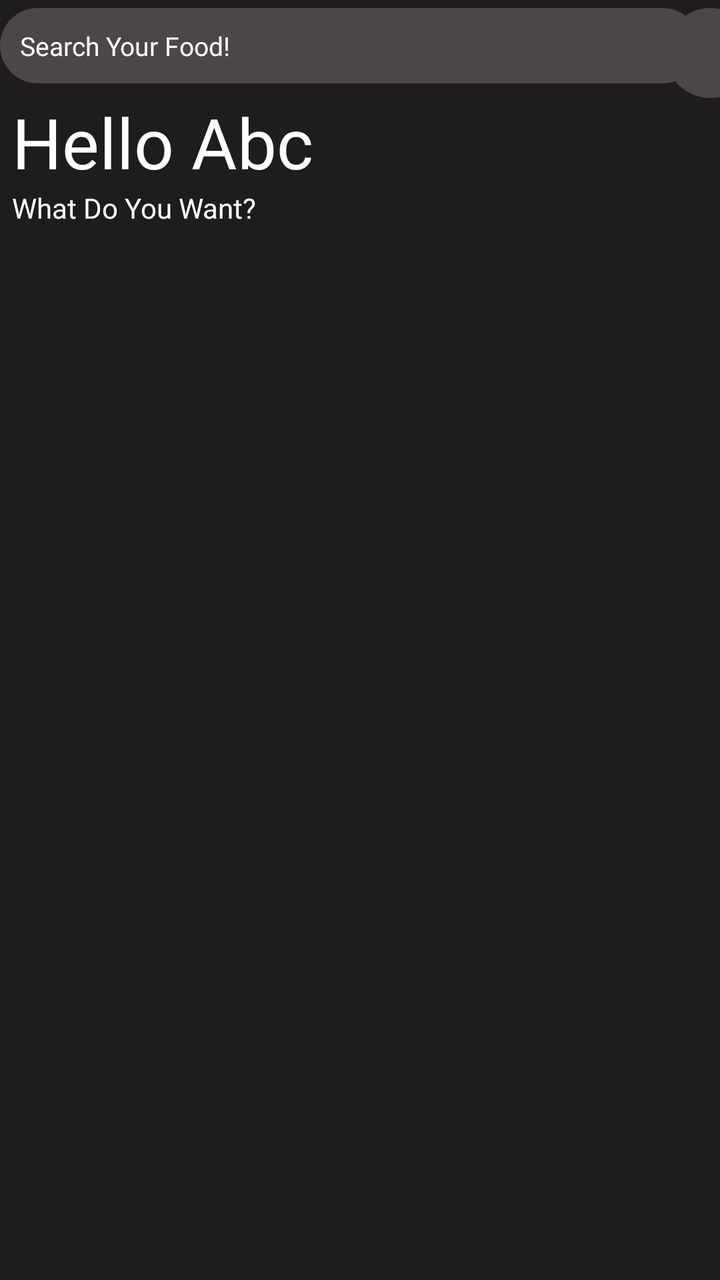
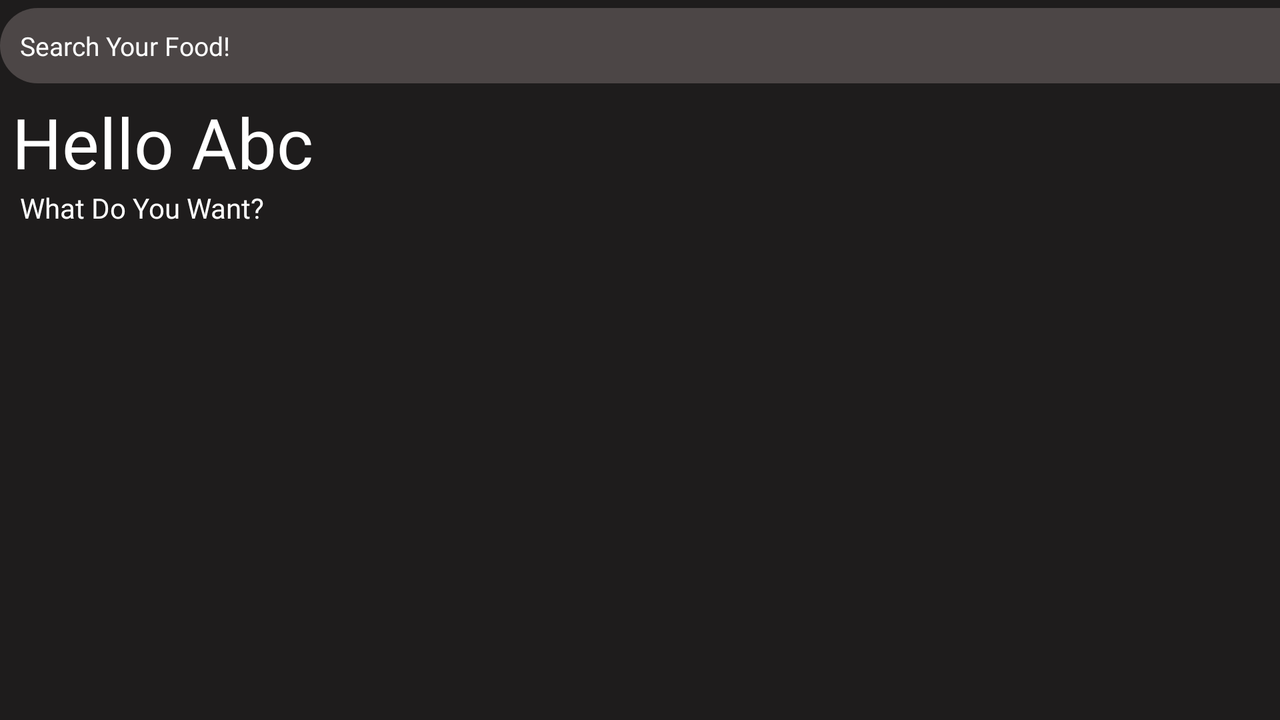

First picture: res/layout/ on a phone held upright. Second picture: the repository's own variant of that layout, on a device whose configuration matches the variant's folder. Source for both follows.
<!-- AndroidManifest.xml: application theme Theme.MyFoodApp -->
<!-- res/layout/fragment_home.xml -->
<?xml version="1.0" encoding="utf-8"?>
<androidx.core.widget.NestedScrollView xmlns:android="http://schemas.android.com/apk/res/android"
    xmlns:app="http://schemas.android.com/apk/res-auto"
    xmlns:tools="http://schemas.android.com/tools"
    android:layout_width="match_parent"
    android:layout_height="match_parent"
    android:background="#1E1C1C"
    tools:context=".ui.home.HomeFragment">

    <androidx.constraintlayout.widget.ConstraintLayout
        android:layout_width="match_parent"
        android:layout_height="wrap_content">

        <EditText
            android:id="@+id/search"
            android:layout_width="350dp"
            android:layout_height="wrap_content"
            android:background="@drawable/search_bg"
            android:drawableRight="@drawable/ic_search"
            android:drawablePadding="9dp"
            android:ems="10"
            android:layout_marginTop="4dp"
            android:fontFamily="@font/amita"
            android:hint="Search Your Food!"
            android:inputType="textPersonName"
            android:padding="10dp"
            android:textColor="@color/white"
            android:textColorHint="@color/white"
            android:textSize="13sp"
            app:layout_constraintEnd_toEndOf="parent"
            app:layout_constraintHorizontal_bias="0.0"
            app:layout_constraintStart_toStartOf="parent"
            app:layout_constraintTop_toTopOf="parent" />

        <ImageView
            android:id="@+id/imageView4"
            android:layout_width="45dp"
            android:layout_height="45dp"
            android:background="@drawable/search_bg"
            android:padding="8dp"
            android:layout_marginTop="4dp"
            android:src="@drawable/ic_person"
            app:layout_constraintEnd_toEndOf="parent"
            app:layout_constraintStart_toEndOf="@+id/search"
            app:layout_constraintTop_toTopOf="parent" />

        <TextView
            android:id="@+id/textView6"
            android:layout_width="wrap_content"
            android:layout_height="wrap_content"
            android:layout_margin="6dp"
            android:fontFamily="@font/lobster"
            android:text="Hello Abc"
            android:textColor="@color/white"
            android:textSize="35dp"
            app:layout_constraintStart_toStartOf="parent"
            app:layout_constraintTop_toBottomOf="@+id/search" />
        <TextView
            android:id="@+id/textView7"
            android:layout_width="wrap_content"
            android:layout_height="wrap_content"
            android:layout_marginLeft="6dp"
            android:fontFamily="@font/amita"
            android:text="What Do You Want?"
            android:textColor="@color/white"
            app:layout_constraintStart_toStartOf="parent"
            app:layout_constraintTop_toBottomOf="@+id/textView6" />

        <androidx.recyclerview.widget.RecyclerView
            android:id="@+id/home_hor_rec"
            android:layout_width="match_parent"
            android:layout_height="wrap_content"
            android:layout_margin="4dp"
            app:layout_constraintEnd_toEndOf="parent"
            app:layout_constraintStart_toStartOf="parent"
            app:layout_constraintTop_toBottomOf="@+id/textView7" />

        <androidx.recyclerview.widget.RecyclerView
            android:id="@+id/home_ver_rec"
            android:layout_width="match_parent"
            android:layout_height="wrap_content"
            android:layout_margin="4dp"
            android:layout_marginTop="6dp"
            app:layout_constraintEnd_toEndOf="parent"
            app:layout_constraintStart_toStartOf="parent"
            app:layout_constraintTop_toBottomOf="@+id/home_hor_rec" />
    </androidx.constraintlayout.widget.ConstraintLayout>
</androidx.core.widget.NestedScrollView>
<!-- resources referenced by this layout -->
<resources>
  <color name="white">#FFFFFFFF</color>
  <!-- drawable search_bg (drawable) -->
  <?xml version="1.0" encoding="utf-8"?>
  <shape xmlns:android="http://schemas.android.com/apk/res/android">
      <solid
  android:color="@color/gray"
          />
      <corners android:radius="50dp"/>
  
  </shape>
  <style name="Theme.MyFoodApp" parent="Theme.MaterialComponents.DayNight.NoActionBar">
          
          <item name="colorPrimary">@color/purple_500</item>
          <item name="colorPrimaryVariant">@color/purple_700</item>
          <item name="colorOnPrimary">@color/white</item>
          
          <item name="colorSecondary">@color/teal_200</item>
          <item name="colorSecondaryVariant">@color/teal_700</item>
          <item name="colorOnSecondary">@color/black</item>
          
          <item name="android:statusBarColor" tools:targetApi="l">?attr/colorPrimaryVariant</item>
          
      </style>
  <color name="gray">#4C4646</color>
  <color name="purple_500">#F44336</color>
  <color name="purple_700">#FF3700B3</color>
  <color name="teal_200">#FF03DAC5</color>
  <color name="teal_700">#FF018786</color>
  <color name="black">#FF000000</color>
</resources>
<!-- res/layout-land/fragment_home.xml (the repository's variant of the layout above) -->
<!-- drawn on the phone turned sideways -->
<?xml version="1.0" encoding="utf-8"?>
<androidx.core.widget.NestedScrollView xmlns:android="http://schemas.android.com/apk/res/android"
    xmlns:app="http://schemas.android.com/apk/res-auto"
    xmlns:tools="http://schemas.android.com/tools"
    android:layout_width="match_parent"
    android:layout_height="match_parent"
    android:background="#1E1C1C"
    tools:context=".ui.home.HomeFragment">

    <androidx.constraintlayout.widget.ConstraintLayout
        android:layout_width="match_parent"
        android:layout_height="wrap_content">

        <EditText
            android:id="@+id/search"
            android:layout_width="700dp"
            android:layout_height="wrap_content"
            android:layout_marginTop="4dp"
            android:background="@drawable/search_bg"
            android:drawableRight="@drawable/ic_search"
            android:drawablePadding="9dp"
            android:fontFamily="@font/amita"
            android:hint="Search Your Food!"
            android:inputType="textPersonName"
            android:padding="10dp"
            android:textColor="@color/white"
            android:textColorHint="@color/white"
            android:textSize="13sp"
            app:layout_constraintStart_toStartOf="parent"
            app:layout_constraintTop_toTopOf="parent" />

        <ImageView
            android:id="@+id/imageView4"
            android:layout_width="45dp"
            android:layout_height="45dp"
            android:background="@drawable/search_bg"
            android:padding="8dp"
            android:layout_marginTop="4dp"
            android:src="@drawable/ic_person"
            app:layout_constraintEnd_toEndOf="parent"
            app:layout_constraintStart_toEndOf="@+id/search"
            app:layout_constraintTop_toTopOf="parent" />

        <TextView
            android:id="@+id/textView6"
            android:layout_width="wrap_content"
            android:layout_height="wrap_content"
            android:layout_margin="6dp"
            android:fontFamily="@font/lobster"
            android:text="Hello Abc"
            android:textColor="@color/white"
            android:textSize="35dp"
            android:layout_marginLeft="10dp"
            app:layout_constraintStart_toStartOf="parent"
            app:layout_constraintTop_toBottomOf="@+id/search" />
        <TextView
            android:id="@+id/textView7"
            android:layout_width="wrap_content"
            android:layout_height="wrap_content"
            android:layout_marginLeft="10dp"
            android:fontFamily="@font/amita"
            android:text="What Do You Want?"
            android:textColor="@color/white"
            app:layout_constraintStart_toStartOf="parent"
            app:layout_constraintTop_toBottomOf="@+id/textView6" />

        <androidx.recyclerview.widget.RecyclerView
            android:id="@+id/home_hor_rec"
            android:layout_width="match_parent"
            android:layout_height="wrap_content"
            android:layout_margin="6dp"
            app:layout_constraintEnd_toEndOf="parent"
            app:layout_constraintStart_toStartOf="parent"
            app:layout_constraintTop_toBottomOf="@+id/textView7" />

        <androidx.recyclerview.widget.RecyclerView
            android:id="@+id/home_ver_rec"
            android:layout_width="match_parent"
            android:layout_height="wrap_content"
            android:layout_margin="6dp"
            android:layout_marginTop="6dp"
            app:layout_constraintEnd_toEndOf="parent"
            app:layout_constraintStart_toStartOf="parent"
            app:layout_constraintTop_toBottomOf="@+id/home_hor_rec" />
    </androidx.constraintlayout.widget.ConstraintLayout>
</androidx.core.widget.NestedScrollView>
